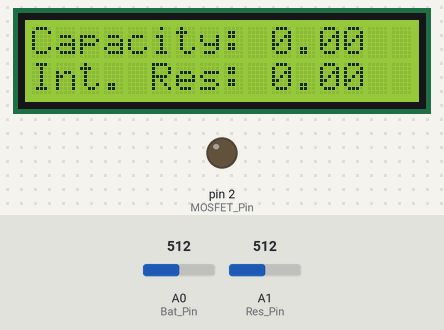
A sketch run on a simulated Arduino Uno, built with avr-gcc and run on an emulated ATmega328P. Parts: 16×2 character LCD, output pins drawn as LEDs (lit = HIGH). Inputs (shaded band) come from the test bench; at power-on: A0 (Bat_Pin) = 512, A1 (Res_Pin) = 512. What the sketch prints to the serial monitor is not drawn.

Above: at 1.9 s.
2.0 s: A0 (Bat_Pin) set to 612
At 3.5 s:
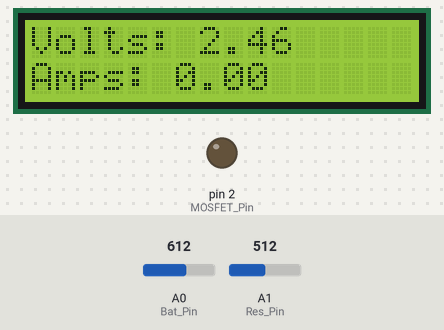
5.0 s: A0 (Bat_Pin) set to 641
At 7.6 s:
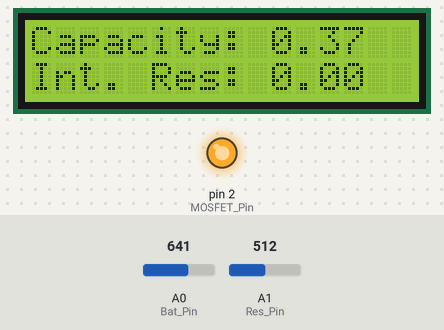
At 11.9 s:
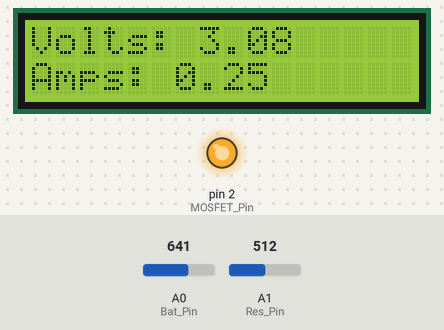
Timing chart, 0 to 13.4 s (numbered marks = the images above; inputs shaded):
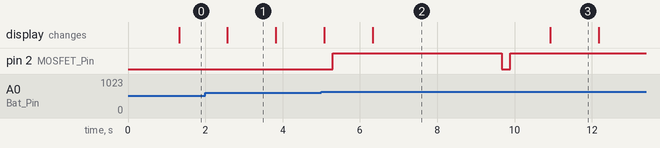

The sketch:

BatteryCapacityTester.ino
```cpp
//needs to be redone from scratch

#include <LiquidCrystal_I2C.h>

#define MOSFET_Pin 2
#define Bat_Pin A0
#define Res_Pin A1

// Set the LCD address to 0x27 for a 16 chars and 2 line display
LiquidCrystal_I2C lcd(0x27, 16, 2);

float Capacity = 0.0; // Capacity in mAh
float Res_Value = 10.0;  // Resistor Value in Ohm
float Vcc = 4.92; // Should be measured at the 5V pin, by Multimeter )
float Current = 0.0; // Current in Amp
float mA=0;         // Current in mA
float Bat_Volt = 0.0;  // Battery Voltage
float Res_Volt = 0.0;  // Voltage at lower end of the Resistor
float Bat_High = 4.2; // Battery High Voltage
float Bat_Low = 3.0; // Discharge Cut Off Voltage
unsigned long previousMillis = 0; // Previous time in ms
unsigned long millisPassed = 0;  // Current time in ms
bool secondMenu = false;
bool internalResistanceCheck = true; //should be set to false by the function
float internalResistance = 0.0;

//************************ OLED Display Draw Function *******************************************************
void draw(void) {
  lcd.clear();

  if (secondMenu) {
    //first row
    lcd.setCursor(0, 0);
    lcd.print("Volts: ");
    lcd.print(Bat_Volt);

    //second row
    lcd.setCursor(0, 1);
    lcd.print("Amps: ");
    lcd.print(Current);
  }
  else{
    //first row
    lcd.setCursor(0, 0);
    lcd.print("Capacity: ");
    lcd.print(Capacity, 2);

    //second row
    lcd.setCursor(0, 1);
    lcd.print("Int. Res: ");
    lcd.print(internalResistance);
  }
  secondMenu = !secondMenu;
}

void setup() {
  Serial.begin(9600);
  lcd.begin();
  pinMode(MOSFET_Pin, OUTPUT);
  digitalWrite(MOSFET_Pin, LOW);  // MOSFET is off during the start
}

//measure battery internal resistance
void measureInternalResistance() {
  delay(2000);

  //measure voltage with no load
  measureBattery();
  float noLoadVBat = Bat_Volt;

  digitalWrite(MOSFET_Pin, HIGH);
  delay(1000);

  //measure voltage under load
  measureBattery();

  measureResistor();

  digitalWrite(MOSFET_Pin, LOW);

  Current = (Bat_Volt - Res_Volt) / Res_Value;

  internalResistance = ((noLoadVBat - Bat_Volt) / Current)* 1000;
  Serial.print("Bat_Volt: ");
  Serial.println(Bat_Volt);
  Serial.print("Res_Volt: ");
  Serial.println(Res_Volt);
  Serial.print("Current: ");
  Serial.println(Current);

  Current = 0.0;
  Bat_Volt = 0.0;
  Res_Volt = 0.0;
  internalResistanceCheck = false;
}

//************ Measuring Battery Voltage ***********
void measureBattery() {
  analogReference(DEFAULT);
  analogRead(Bat_Pin);
  delay(100);
  float sumBat = 0.0;
  for(int i = 1; i<=100; i++){
    sumBat = sumBat + analogRead(Bat_Pin);
  }

  Bat_Volt = (sumBat / 100) * (Vcc / 1023.0);

  if (Bat_Volt < 1) {
    Bat_Volt = 0;
  }

  Serial.print("Battery: ");
  Serial.println(Bat_Volt);
}

// *********  Measuring Resistor Voltage ***********
void measureResistor() {
  analogReference(INTERNAL);
  analogRead(Res_Pin);
  //wait for voltage to stabilize
  delay(100);
  float sumRes = 0.0;
  for (int i=1; i<=100; i++) {
    sumRes = sumRes + analogRead(Res_Pin);
  }
  Res_Volt = (sumRes / 100) * (1.1 / 1023.0);
  Serial.print("Resistor: ");
  Serial.println(Res_Volt);
}

void makeCalculation() {

  if(Bat_Volt <= Bat_Low){
    digitalWrite(MOSFET_Pin, LOW);
    delay(1000);
  }
  else { // Check if the battery voltage is within the safe limit
    digitalWrite(MOSFET_Pin, HIGH);
    millisPassed = millis() - previousMillis;
    Current = (Bat_Volt - Res_Volt) / Res_Value;
    mA = Current * 1000.0 ;
    Capacity = Capacity + mA * (millisPassed / 3600000.0); // 1 Hour = 3600000ms
    previousMillis = millis();
    delay(1000);
  }
}

void loop() {
  if (internalResistanceCheck && (Bat_Volt > Bat_Low)) {
    measureInternalResistance();
  }
  measureBattery();
  measureResistor();
  makeCalculation();
  draw();
 }
```

Measured:
- the behaviour switches between 623 and 624 on A0 (Bat_Pin) (found by bisection; images 1 and 2)
- after the input at 5.0 s, pin 2 (MOSFET_Pin): LOW → HIGH after 0.30 s, → LOW 4.4 s later, → HIGH 0.23 s later; the display: first differs from a run without the input after 1.3 s (image 2)
- what the display in image 1 shows lasts 1.2 s, from 2.6 s to 3.8 s
- what the display in image 2 shows lasts 4.6 s, from 6.3 s to 10.9 s
